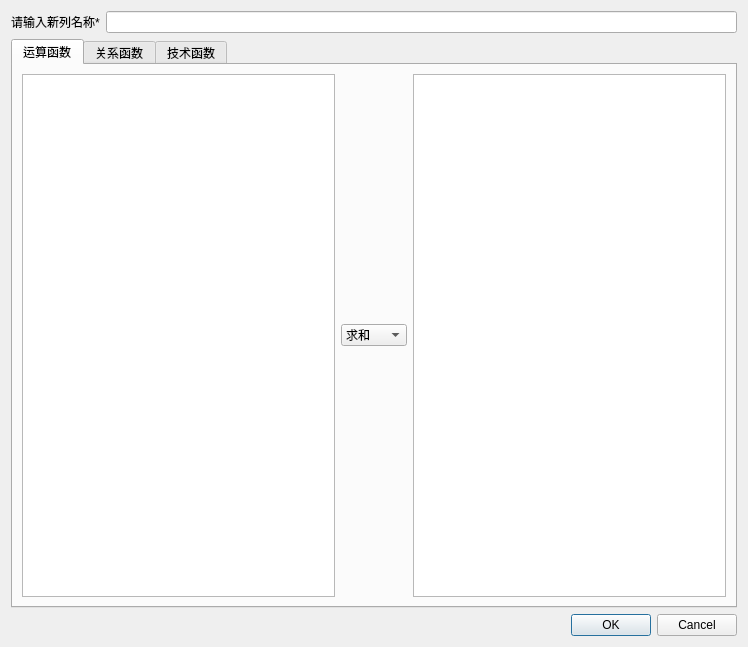
<?xml version="1.0" encoding="UTF-8"?>
<ui version="4.0">
 <class>Dialog</class>
 <widget class="QDialog" name="Dialog">
  <property name="geometry">
   <rect>
    <x>0</x>
    <y>0</y>
    <width>748</width>
    <height>647</height>
   </rect>
  </property>
  <property name="windowTitle">
   <string>Dialog</string>
  </property>
  <property name="windowIcon">
   <iconset>
    <normaloff>../icon/function.png</normaloff>../icon/function.png</iconset>
  </property>
  <layout class="QVBoxLayout" name="verticalLayout">
   <item>
    <layout class="QHBoxLayout" name="horizontalLayout">
     <item>
      <widget class="QLabel" name="label">
       <property name="text">
        <string>请输入新列名称*</string>
       </property>
      </widget>
     </item>
     <item>
      <widget class="QLineEdit" name="column_name">
       <property name="dragEnabled">
        <bool>false</bool>
       </property>
      </widget>
     </item>
    </layout>
   </item>
   <item>
    <layout class="QHBoxLayout" name="horizontalLayout_3"/>
   </item>
   <item>
    <layout class="QHBoxLayout" name="horizontalLayout_2">
     <item>
      <widget class="QTabWidget" name="function_tab">
       <property name="currentIndex">
        <number>0</number>
       </property>
       <widget class="QWidget" name="cal_tab">
        <attribute name="title">
         <string>运算函数</string>
        </attribute>
        <layout class="QHBoxLayout" name="horizontalLayout_4">
         <item>
          <widget class="QListWidget" name="cal_list1"/>
         </item>
         <item>
          <widget class="QComboBox" name="function_box">
           <item>
            <property name="text">
             <string>求和</string>
            </property>
           </item>
           <item>
            <property name="text">
             <string>求差</string>
            </property>
           </item>
           <item>
            <property name="text">
             <string>求积</string>
            </property>
           </item>
           <item>
            <property name="text">
             <string>求商</string>
            </property>
           </item>
           <item>
            <property name="text">
             <string>求幂</string>
            </property>
           </item>
           <item>
            <property name="text">
             <string>正弦</string>
            </property>
           </item>
           <item>
            <property name="text">
             <string>余弦</string>
            </property>
           </item>
           <item>
            <property name="text">
             <string>正切</string>
            </property>
           </item>
           <item>
            <property name="text">
             <string>反正弦</string>
            </property>
           </item>
           <item>
            <property name="text">
             <string>反余弦</string>
            </property>
           </item>
           <item>
            <property name="text">
             <string>反正切</string>
            </property>
           </item>
           <item>
            <property name="text">
             <string>指数</string>
            </property>
           </item>
           <item>
            <property name="text">
             <string>开平方</string>
            </property>
           </item>
          </widget>
         </item>
         <item>
          <widget class="QListWidget" name="cal_list2">
           <property name="enabled">
            <bool>true</bool>
           </property>
          </widget>
         </item>
        </layout>
       </widget>
       <widget class="QWidget" name="rel_tab">
        <attribute name="title">
         <string>关系函数</string>
        </attribute>
        <layout class="QHBoxLayout" name="horizontalLayout_5">
         <item>
          <widget class="QListWidget" name="rel_list1"/>
         </item>
         <item>
          <widget class="QComboBox" name="rel_box">
           <item>
            <property name="text">
             <string>上穿</string>
            </property>
           </item>
           <item>
            <property name="text">
             <string>下穿</string>
            </property>
           </item>
           <item>
            <property name="text">
             <string>大于</string>
            </property>
           </item>
           <item>
            <property name="text">
             <string>大于或等于</string>
            </property>
           </item>
           <item>
            <property name="text">
             <string>小于</string>
            </property>
           </item>
           <item>
            <property name="text">
             <string>小于或等于</string>
            </property>
           </item>
           <item>
            <property name="text">
             <string>等于</string>
            </property>
           </item>
           <item>
            <property name="text">
             <string>且</string>
            </property>
           </item>
           <item>
            <property name="text">
             <string>或</string>
            </property>
           </item>
           <item>
            <property name="text">
             <string>非</string>
            </property>
           </item>
          </widget>
         </item>
         <item>
          <widget class="QListWidget" name="rel_list2">
           <property name="enabled">
            <bool>true</bool>
           </property>
          </widget>
         </item>
        </layout>
       </widget>
       <widget class="QWidget" name="tec_tab">
        <attribute name="title">
         <string>技术函数</string>
        </attribute>
        <layout class="QHBoxLayout" name="horizontalLayout_6">
         <item>
          <layout class="QVBoxLayout" name="verticalLayout_2">
           <item>
            <widget class="QLineEdit" name="search_input"/>
           </item>
           <item>
            <widget class="QTreeWidget" name="tec_tree">
             <attribute name="headerVisible">
              <bool>false</bool>
             </attribute>
             <column>
              <property name="text">
               <string notr="true">1</string>
              </property>
             </column>
            </widget>
           </item>
          </layout>
         </item>
         <item>
          <layout class="QVBoxLayout" name="verticalLayout_3">
           <item>
            <widget class="QLineEdit" name="display_name">
             <property name="readOnly">
              <bool>true</bool>
             </property>
            </widget>
           </item>
           <item>
            <widget class="QGroupBox" name="parameter_box">
             <property name="sizePolicy">
              <sizepolicy hsizetype="Expanding" vsizetype="Expanding">
               <horstretch>0</horstretch>
               <verstretch>0</verstretch>
              </sizepolicy>
             </property>
             <property name="title">
              <string>参数</string>
             </property>
             <property name="checkable">
              <bool>false</bool>
             </property>
            </widget>
           </item>
          </layout>
         </item>
        </layout>
       </widget>
      </widget>
     </item>
    </layout>
   </item>
   <item>
    <widget class="QDialogButtonBox" name="buttonBox">
     <property name="enabled">
      <bool>true</bool>
     </property>
     <property name="orientation">
      <enum>Qt::Horizontal</enum>
     </property>
     <property name="standardButtons">
      <set>QDialogButtonBox::Cancel|QDialogButtonBox::Ok</set>
     </property>
    </widget>
   </item>
  </layout>
 </widget>
 <resources/>
 <connections>
  <connection>
   <sender>buttonBox</sender>
   <signal>accepted()</signal>
   <receiver>Dialog</receiver>
   <slot>accept()</slot>
   <hints>
    <hint type="sourcelabel">
     <x>248</x>
     <y>254</y>
    </hint>
    <hint type="destinationlabel">
     <x>157</x>
     <y>274</y>
    </hint>
   </hints>
  </connection>
  <connection>
   <sender>buttonBox</sender>
   <signal>rejected()</signal>
   <receiver>Dialog</receiver>
   <slot>reject()</slot>
   <hints>
    <hint type="sourcelabel">
     <x>316</x>
     <y>260</y>
    </hint>
    <hint type="destinationlabel">
     <x>286</x>
     <y>274</y>
    </hint>
   </hints>
  </connection>
 </connections>
</ui>
